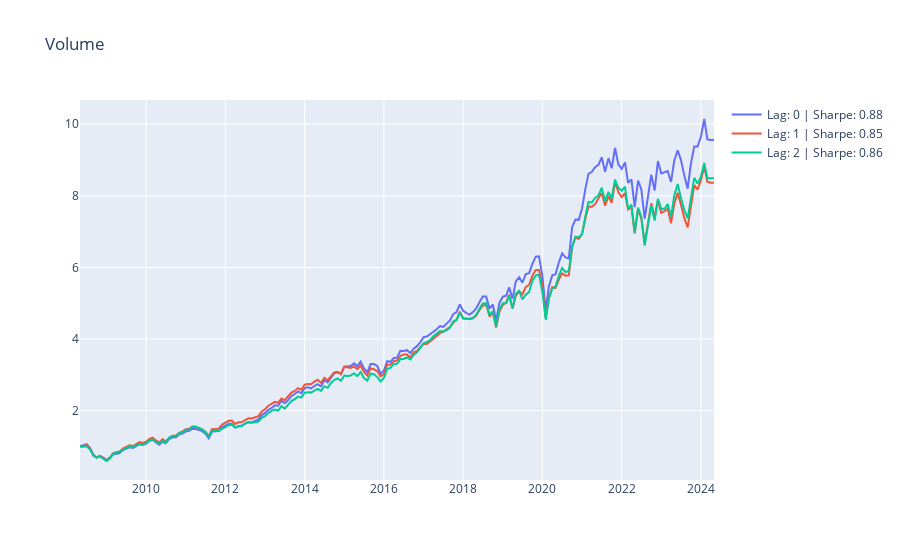

Source (notebook cell):
### Code cell
alpha = - (df_signal['Volume'] * df_signal['Close'].pct_change()) / df_signal['Volume'].rolling(2).mean()
alpha_title = 'Volume'
analyze_alpha(alpha, df_return, alpha_title, short=0, plot=plot)
features[alpha_title] = alpha_to_positions(alpha)

### Figure 1 — Plotly figure (JSON) as saved in the notebook; plotly's stock layout.template omitted (floating-point values rounded to 4 significant figures; data arrays with more than 128 entries replaced by an {"elided": "..."} marker saying what was removed)
{"data": [{"name": "Lag: 0 | Sharpe: 0.88", "type": "scatter", "x": {"elided": "193 str values"}, "y": {"elided": "193 float values"}}, {"name": "Lag: 1 | Sharpe: 0.85", "type": "scatter", "x": {"elided": "193 str values"}, "y": {"elided": "193 float values"}}, {"name": "Lag: 2 | Sharpe: 0.86", "type": "scatter", "x": {"elided": "193 str values"}, "y": {"elided": "193 float values"}}], "layout": {"title": {"text": "Volume"}}}
